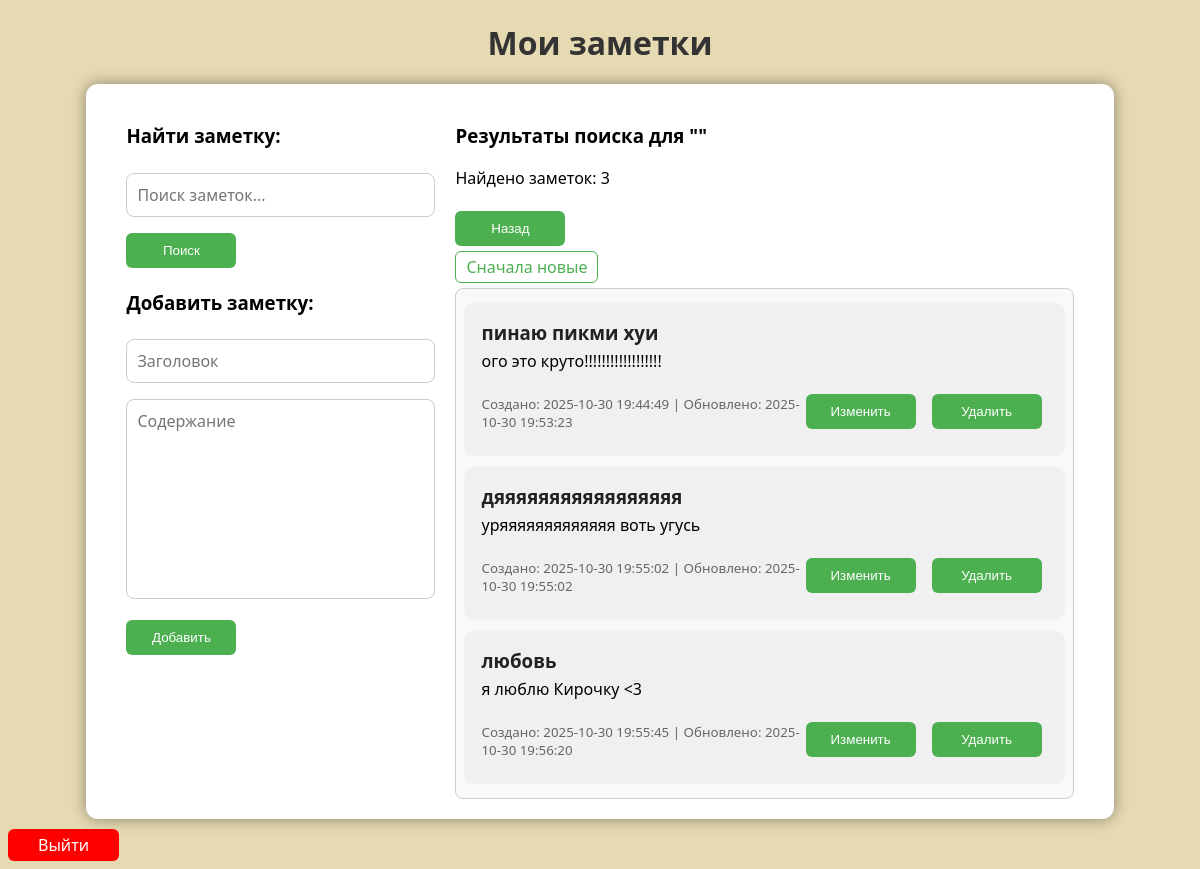
Before: /search (signed in) with the older database file.
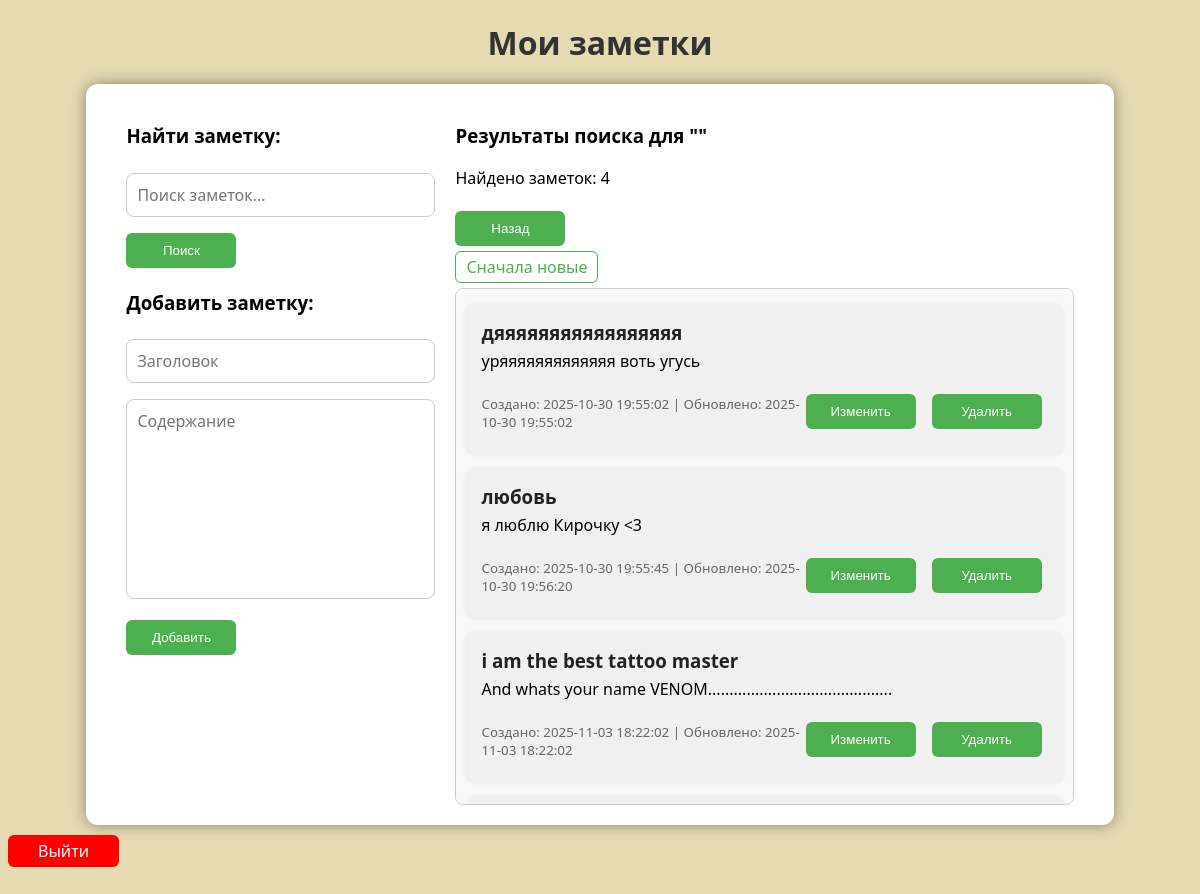
After: the same page with the newer database file.
### app.py (models this page shows)
class Note(db.Model):
    id = db.Column(db.Integer, primary_key=True)
    title = db.Column(db.String(200), nullable=False)
    content = db.Column(db.Text, nullable=False)
    created = db.Column(db.String(50), nullable=False)
    updated = db.Column(db.String(50), nullable=False)
    user_id = db.Column(db.Integer, db.ForeignKey('user.id'), nullable=False)

### app.py (the view)
@app.route("/search", methods=["GET"])
@login_required
def search():
    query = request.args.get("query", "")
    sort_order = request.args.get("sort", "asc")  # добавляем параметр сортировки
    notes = Note.query.filter_by(user_id=current_user.id).filter((Note.title.ilike(f"%{query}%")) | (Note.content.ilike(f"%{query}%")))
    if sort_order == "desc":
        notes = notes.order_by(Note.updated.desc())
    else:
        notes = notes.order_by(Note.updated.asc())
    notes = notes.all()
    return render_template(
        "index.html",
        notes=notes,
        search=True,
        query=request.args.get("query", ""),
        sort_order=sort_order,
        number_of_queries=len(notes)
    )

### app.py (called while the page is built)
@login_manager.user_loader
def load_user(user_id):
    return User.query.get(int(user_id))

### templates/index.html (shortened to what this page needs)
<!DOCTYPE html>
<html lang="ru">
<head>
    <link rel="stylesheet" href="{{ url_for('static', filename='style.css') }}">
</head>
<body>
    <h1>Мои заметки</h1>
    <div class="container">
        <div class="left-panel">
            <h3>Найти заметку:</h3>
            <form action="{{ url_for('search') }}" method="get">
                <input type="text" id="search-input" name="query" placeholder="Поиск заметок..." value="{{ query }}" required>
                <button type="submit" style="float: left";>Поиск</button>
            </form>
            <br>
            <br>
            <h3>Добавить заметку:</h3>
            <form action="{{ url_for('add') }}" method="post">
                <input type="text" name="title" placeholder="Заголовок" required>
                <textarea class="content-textarea" name="content" placeholder="Содержание" required></textarea>
                <button type="submit">Добавить</button>
            </form>
        </div>
        <div class="right-panel">
            {% if search %}
                <h3>Результаты поиска для "{{ query }}"</h3>
                <p>Найдено заметок: {{ number_of_queries }}</p>
                <form action="{{ url_for('index') }}" method="get">
                    <button type="submit">Назад</button>
                </form>
            {% endif %}
            {% if notes %}
            <div class="sort-toggle">
                {% if search %}
                    {% if sort_order == "asc" %}
                        <a href="{{ url_for('search', query=query, sort='desc') }}">Сначала новые</a>
                    {% else %}
                        <a href="{{ url_for('search', query=query, sort='asc') }}">Сначала старые</a>
                    {% endif %}
                {% else %}
                    {% if sort_order == "asc" %}
                        <a href="{{ url_for('index', sort='desc') }}">Сначала новые</a>
                    {% else %}
                        <a href="{{ url_for('index', sort='asc') }}">Сначала старые</a>
                    {% endif %}
                {% endif %}
            </div>
                <div class="notes-list">
                    <ul>
                        {% for note in notes %}
                            <li>
                                <h3>{{ note.title }}</h3>
                                <p>{{ note.content }}</p>
                                <div class="note-footer">
                                    <small class="note-date">Создано: {{ note.created }} | Обновлено: {{ note.updated }}</small>
                                    <div class="note-buttons">
                                        <form action="{{ url_for('edit', note_id=note.id) }}" method="get">
                                            <button type="submit">Изменить</button>
                                        </form>
                                        <form action="{{ url_for('delete', note_id=note.id) }}" method="post">
                                            <button type="submit" onclick="return confirm('Удалить заметку?')">Удалить</button>
                                        </form>
                                    </div>
                                </div>
                            </li>
                        {% endfor %}
                    </ul>
                </div>
            {% else %}
                {% if search %}
                {% else %}
                    <p>Заметок пока нет.</p>
                {% endif %}
            {% endif %}
        </div>
    </div>
    <a class="exit" href="{{ url_for('logout') }}">Выйти</a>
</body>
</html>

Changed rows visible on the page:
removed Note: title "пинаю пикми хуи", content "ого это круто!!!!!!!!!!!!!!!!!!", created "2025-10-30 19:44:49", updated "2025-10-30 19:53:23"
added Note: title "i am the best tattoo master", content "And whats your name VENOM...........................................", created "2025-11-03 18:22:02", updated "2025-11-03 18:22:02"
Other visible differences:
{{ number_of_queries }}: "3" → "4"
